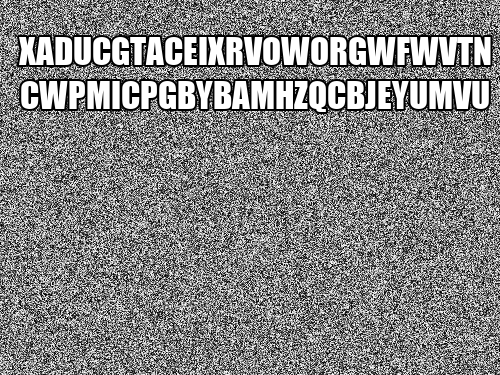
#> input picture test3.png, 500 x 375 px
$ python -i generate_attacks.py   (imports and definitions only)
#> lines starting #> are read from the running program, lines starting #| are printed output that depends on the picture
#!/usr/bin/env python3
# -*- coding: utf-8 -*-
"""
Created on Mon Feb 14 08:29:00 2022

@author: cyrilvallez
"""

# =============================================================================
# This script generates numerous variations of an image, designed to test
# the robustness of different hashing algorithms
# =============================================================================

import os
import numpy as np
from PIL import Image, ImageEnhance, ImageDraw, ImageFont
import torchvision.transforms.functional as F
from skimage import util
import cv2
import string
from io import BytesIO
from tqdm import tqdm
# [1 line not run here, left out]

path = os.path.abspath(__file__)
current_folder = os.path.dirname(path)

def _find(path):
    """
    Internal functions intended to return a PIL image (useful to limit
        reuse of this snippet)

    Parameters
    ----------
    path : PIL image or str
        PIL image or path to the image

    Returns
    -------
    image : PIL image
        The corresponding PIL image.

    """

    if (type(path) == str or type(path) == np.str_):
        image = Image.open(path)
    else:
        image = path

    return image

# =============================================================================
# =============================================================================
# ================================ ATTACKS =====================================


def noise_attack(path, gaussian_variances=(0.01, 0.02, 0.05),
                 speckle_variances=(0.01, 0.02, 0.05),
                 salt_pepper_amounts=(0.05, 0.1, 0.15), **kwargs):
    """
    Generates noisy versions of the original image.

    Parameters
    ----------
    path : PIL image or str
        PIL image or path to the image.
    gaussian_variances : Tuple, optional
        Variances for the Gaussian noise. The default is (0.01, 0.02, 0.05).
    speckle_variances : Tuple, optional
        Variances for the Speckle noise. The default is (0.01, 0.02, 0.05).
    salt_pepper_amounts : Tuple, optional
        Amounts of salt and pepper. The default is (0.05, 0.1, 0.15).

    Returns
    -------
    out : Dictionary
        Noisy images variations (as PIL images)

    """

    image = _find(path)
    array = np.array(image)

    out = {}

    # Gaussian noise
    for var in gaussian_variances:
        gaussian = util.random_noise(array, mode='gaussian', mean=0, var=var)
        gaussian = util.img_as_ubyte(gaussian)
        gaussian = Image.fromarray(gaussian)
        id_gaussian = 'gaussian_noise_' + str(var)
        out[id_gaussian] = gaussian

    # Salt and pepper noise
    for amount in salt_pepper_amounts:
        sp = util.random_noise(array, mode='s&p', amount=amount)
        sp = util.img_as_ubyte(sp)
        sp = Image.fromarray(sp)
        id_sp = 's&p_noise_' + str(amount)
        out[id_sp] = sp

    # Speckle noise
    for var in speckle_variances:
        speckle = util.random_noise(array, mode='speckle', mean=0, var=var)
        speckle = util.img_as_ubyte(speckle)
        speckle = Image.fromarray(speckle)
        id_speckle = 'speckle_noise_' + str(var)
        out[id_speckle] = speckle

    return out


def filter_attack(path, gaussian_kernels=(3, 5, 7),
                  median_kernels=(3, 5, 7), **kwargs):
    """
    Generates filtered versions of the original image.

    Parameters
    ----------
    path : PIL image or str
        PIL image or path to the image.
    gaussian_kernels : Tuple, optional
        Sizes for the gaussian filter. The filters will be the same size in both
        directions, and the standard deviation of the Gaussian is computed as
        std = 0.6*((size-1)*0.5 - 1) + 1. The default is (3, 5, 7).
    median_kernels : Tuple, optional
        Sizes for the median filter. The filters will be the same size in both
        directions. The default is (3, 5, 7).

    Returns
    -------
    out : Dictionary
        Filtered variations if the image (as PIL images)

    """

    image = _find(path)
    array = np.array(image)

    out = {}

    # Gaussian filter
    for size in gaussian_kernels:
        std = 0.6*((size-1)*0.5 - 1) + 1
        gaussian = cv2.GaussianBlur(array, (size, size), sigmaX=std, sigmaY=std)
        gaussian = Image.fromarray(gaussian)
        id_gaussian = 'gaussian_filter_' + str(size) + 'x' + str(size)
        out[id_gaussian] = gaussian

    # Median filter
    for size in median_kernels:
        # cv2 and PIL implementations are completely equivalent but cv2 is
        # much faster
        median = cv2.medianBlur(array, size)
        median = Image.fromarray(median)
        id_median = 'median_filter_' + str(size) + 'x' + str(size)
        out[id_median] = median

    return out


def compression_attack(path, compression_quality_factors=(10, 50, 90), **kwargs):
    """
    Generates jpeg compressed versions of the original image.

    Parameters
    ----------
    path : PIL image or str
        PIL image or path to the image.
    compression_quality_factors : Tuple, optional
        All of the desired compression qualities. The default is (10, 50, 90).

    Returns
    -------
    out : Dictionary
        Compressed variations (as PIL images)

    """

    image = _find(path)

    out = {}

    for factor in compression_quality_factors:
        id_factor = 'jpg_compression_' + str(factor)

        # Trick to compress using jpg without actually saving to disk
        with BytesIO() as f:
            image.save(f, format='JPEG', quality=factor)
            f.seek(0)
            img = Image.open(f)
            img.load()
            out[id_factor] = img

    return out


def scaling_attack(path, scaling_ratios=(0.4, 0.8, 1.2, 1.6), **kwargs):
    """
    Generates rescaled versions of the original image.

    Parameters
    ----------
    path : PIL image or str
        PIL image or path to the image.
    scaling_ratios : Tuple, optional
        All of the desired scaling ratios. The default is (0.4, 0.8, 1.2, 1.6).

    Returns
    -------
    out : Dictionary
        Scaled variations (as PIL images).

    """

    image = _find(path)

    width, height = image.size
    out = {}

    for ratio in scaling_ratios:
        id_ratio = 'scaling_' + str(ratio)
        out[id_ratio] = image.resize((round(ratio*width), round(ratio*height)),
                                     resample=Image.BICUBIC)

    return out


def cropping_attack(path, cropping_percentages=(5, 10, 20, 40, 60),
                    resize_cropping=True, **kwargs):
    """
    Generates cropped versions of the original image

    Parameters
    ----------
    path : PIL image or str
        PIL image or path to the image.
    cropping_percentages : Tuple, optional
        Desired cropped percentages (5 means we crop 5% of the image). We crop
        from the center of the image. The default is (5, 10, 20, 40, 60).
    resize_cropping : Boolean, optional
        Indicates if cropped images should be resized to original size or
        not. The default is True.

    Returns
    -------
    out : Dictionary
        Cropped variations (as PIL images)

    """

    image = _find(path)

    width, height = image.size
    out = {}

    for percentage in cropping_percentages:
        id_crop = 'cropping_' + str(percentage)
        ratio = 1 - percentage/100
        midx = width//2 + 1
        midy = height//2 + 1
        new_width = ratio*width
        new_height = ratio*height
        left = midx - new_width//2 - 1
        right = midx + new_width//2
        top = midy - new_height//2 - 1
        bottom = midy + new_height//2

        cropped = image.crop((left, top, right, bottom))

        if (resize_cropping):
            cropped = cropped.resize((width, height), resample=Image.BICUBIC)
            id_crop += '_and_rescaling'

        out[id_crop] = cropped

    return out


def rotation_attack(path, rotation_angles=(5, 10, 20, 40, 60),
                    resize_rotation=True, **kwargs):
    """
    Generates rotated versions of the original image

    Parameters
    ----------
    path : PIL image or str
        PIL image or path to the image.
    rotation_angles : Tuple, optional
        Desired angles of rotation (in degrees counter-clockwise).
        The default is (5, 10, 20, 40, 60).
    resize_rotation : Boolean, optional
        Indicates if rotated images including the boundary zone should be
        resized to original size ot not. The default is True.

    Returns
    -------
    out : Dictionary
        Rotated variations (as PIL images).

    """

    image = _find(path)

    size = image.size
    out = {}

    for angle in rotation_angles:
        id_angle = 'rotation_' + str(angle)
        rotated = image.rotate(angle, expand=True, resample=Image.BICUBIC)

        if (resize_rotation):
            rotated = rotated.resize(size, resample=Image.BICUBIC)
            id_angle += '_and_rescaling'

        out[id_angle] = rotated

    return out


def shearing_attack(path, shearing_angles=(1, 2, 5, 10, 20), **kwargs):
    """
    Generates sheared versions of the original image, in both directions.

    Parameters
    ----------
    path : PIL image or str
        PIL image or path to the image.
    shearing_angles : Tuple, optional
        Desired shear angles (in degrees counter-clockwise). The default
        is (1, 2, 5, 10, 20).

    Returns
    -------
    out : Dictionary
        Sheared variations (as PIL images).

    """

    image = _find(path)

    out = {}

    for shear in shearing_angles:
        id_shear = 'shearing_' + str(shear)

        # use -shear to shear counter-clockwise, to be consistent with rotation
        sheared = F.affine(image, angle=0, translate=(0,0), scale=1, shear=(-shear, -shear),
                             interpolation=F.InterpolationMode.BICUBIC)

        out[id_shear] = sheared

    return out


# [217 lines left out: functions contrast_attack, color_attack, brightness_attack, sharpness_attack, text_attack, not called in this run]


# =============================================================================
# =============================================================================
# =============================================================================


# Define the legal arguments for all the attacks functions
VALID = ['gaussian_variances', 'speckle_variances', 'salt_pepper_amounts',
         'gaussian_kernels', 'median_kernels', 'compression_quality_factors',
         'scaling_ratios', 'cropping_percentages', 'resize_cropping',
         'rotation_angles', 'resize_rotation', 'shearing_angles',
         'contrast_factors', 'color_factors', 'brightness_factors',
         'sharpness_factors', 'text_lengths']


def perform_all_attacks(path, **kwargs):
    """
    Perform all of the attacks on a given image.

    Parameters
    ----------
    path : PIL image or str
        PIL image or path to the image.
    **kwargs : Named attack arguments.
        All of the attack parameters. Valid names are :
        'gaussian_variances', 'speckle_variances', 'salt_pepper_amounts',
        'gaussian_kernels', 'median_kernels', 'compression_quality_factors',
        'scaling_ratios', 'cropping_percentages', 'resize_cropping',
        'rotation_angles', 'resize_rotation', 'shearing_angles',
        'contrast_factors', 'color_factors', 'brightness_factors',
        'sharpness_factors', 'text_lengths'

    Raises
    ------
    TypeError
        If one of the name arguments is not valid.

    Returns
    -------
    out : Dictionary
        All attacked versions of the given image (as PIL images).

    """
#> called with path = '../test3.png'

    for arg in kwargs.keys():
        if (arg not in VALID):
            raise TypeError('Unexpected keyword argument \'' + arg + '\'')

    # Apply all attacks and merge
    out = noise_attack(path, **kwargs)
#> in _find, image is the input picture: PIL image 500x375 L; min 0, max 255, mean 133.2
#> after the loop in noise_attack, `for var in gaussian_variances:`: out = 3 items
#> after the loop in noise_attack, `for amount in salt_pepper_amounts:`: out = 6 items
#> after the loop in noise_attack, `for var in speckle_variances:`: out = 9 items
#> out = 9 items
    out = {**out, **filter_attack(path, **kwargs)}
#> after the loop in filter_attack, `for size in gaussian_kernels:`: out = 3 items
#> the loop in filter_attack, `for size in median_kernels:` made 3 passes
#> pass 1, in filter_attack, `median = cv2.medianBlur(array, size)`:
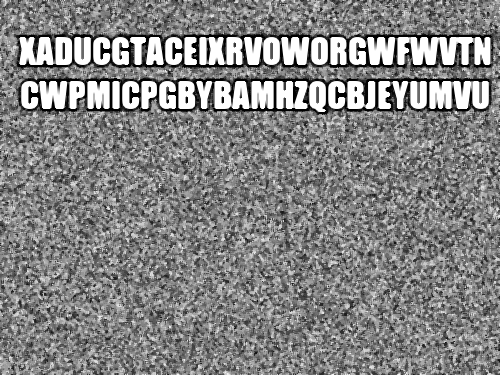
#> median: shape (375, 500); min 0, max 255, mean 132.9
#> pass 3, in filter_attack, `median = cv2.medianBlur(array, size)`:
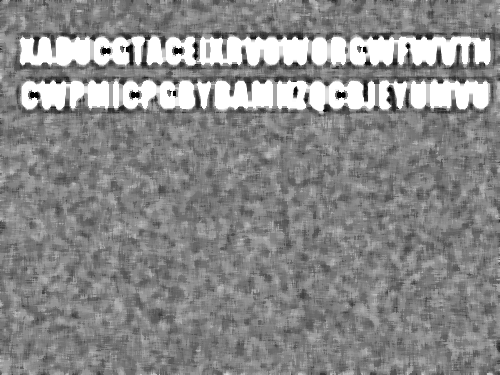
#> median: shape (375, 500); min 0, max 255, mean 137.5
#> after the loop in filter_attack, `for size in median_kernels:`: out = 6 items
    out = {**out, **compression_attack(path, **kwargs)}
#> in compression_attack, `img = Image.open(f)`:
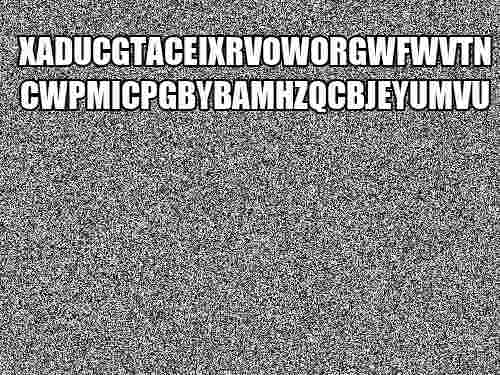
#> img: PIL image 500x375 L; min 0, max 255, mean 132.9
    out = {**out, **scaling_attack(path, **kwargs)}
#> after the loop in scaling_attack, `for ratio in scaling_ratios:`: out = 4 items
    out = {**out, **cropping_attack(path, **kwargs)}
#> the loop in cropping_attack, `for percentage in cropping_percentages:` made 5 passes
#> pass 1, in cropping_attack, `cropped = cropped.resize((width, height), resample=Image.BICUBIC)`:
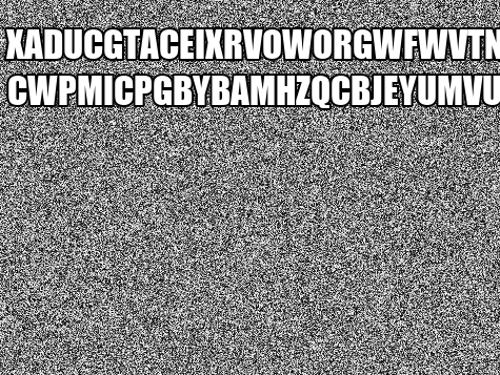
#> cropped: PIL image 500x375 L; min 0, max 255, mean 133.9
#> pass 2, in cropping_attack, `cropped = cropped.resize((width, height), resample=Image.BICUBIC)`:
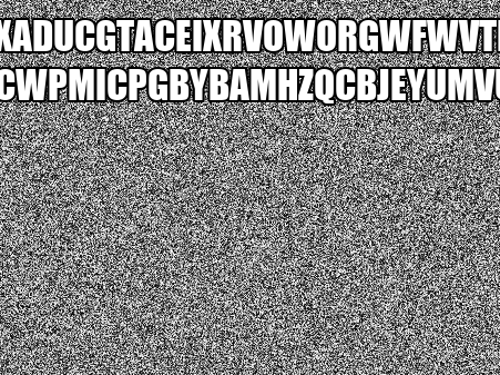
#> cropped: PIL image 500x375 L; min 0, max 255, mean 134.2
#> after the loop in cropping_attack, `for percentage in cropping_percentages:`: out = 5 items
    out = {**out, **rotation_attack(path, **kwargs)}
#> the loop in rotation_attack, `for angle in rotation_angles:` made 5 passes
#> pass 1, in rotation_attack, `rotated = rotated.resize(size, resample=Image.BICUBIC)`:
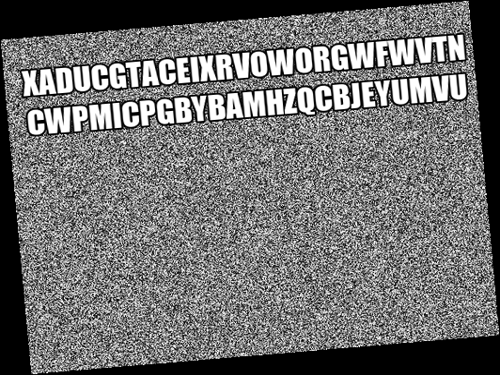
#> rotated: PIL image 500x375 L; min 0, max 255, mean 111.7
#> pass 2, in rotation_attack, `rotated = rotated.resize(size, resample=Image.BICUBIC)`:
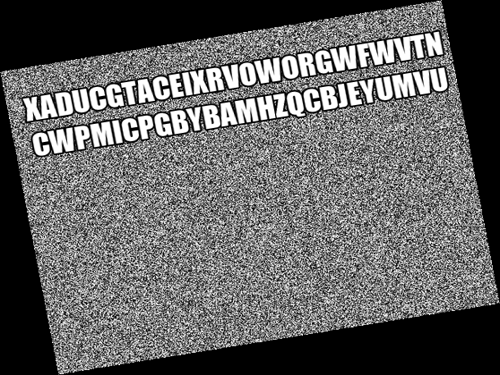
#> rotated: PIL image 500x375 L; min 0, max 255, mean 97.6
    out = {**out, **shearing_attack(path, **kwargs)}
#> after the loop in shearing_attack, `for shear in shearing_angles:`: out = 0 items
    out = {**out, **contrast_attack(path, **kwargs)}
    out = {**out, **color_attack(path, **kwargs)}
    out = {**out, **brightness_attack(path, **kwargs)}
    out = {**out, **sharpness_attack(path, **kwargs)}
    out = {**out, **text_attack(path, **kwargs)}

    return out


# [184 lines left out: functions save_attack, perform_all_and_save, perform_all_and_save_list, retrieve_ids, not called in this run]


#> (the run stopped early here; a loop or call above may not have finished)
